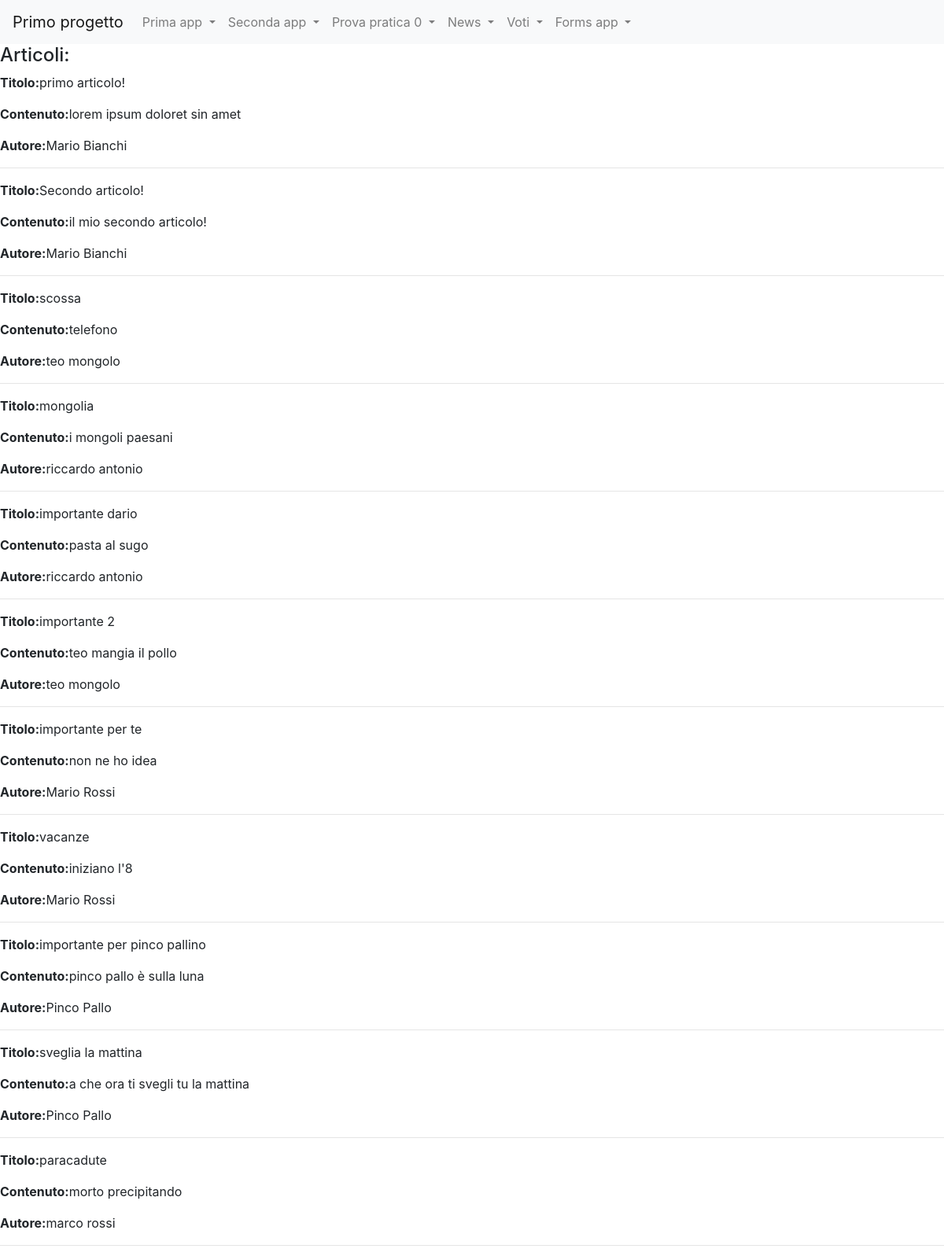
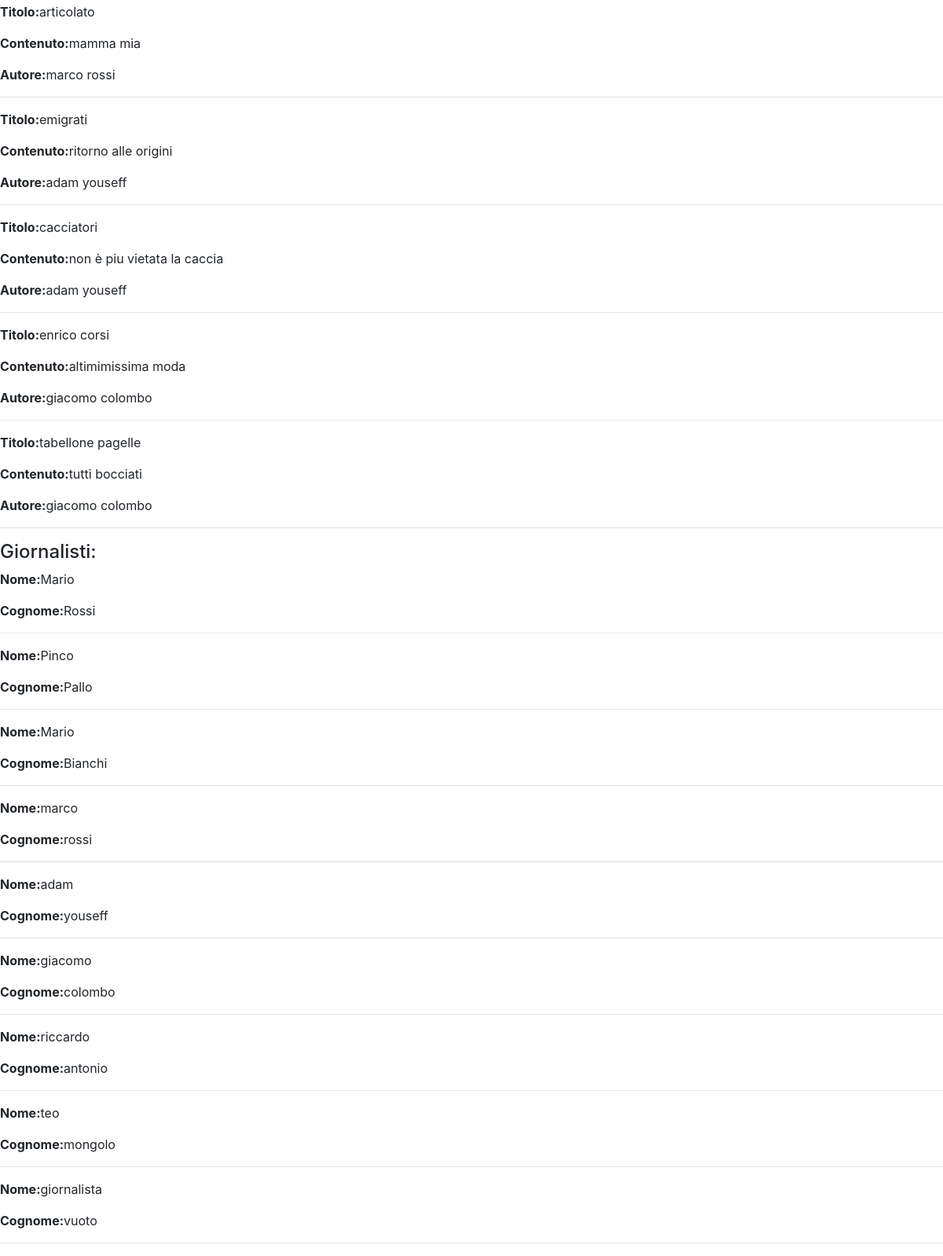
Screenshot of /news/home with the database file from the repository (2 pictures, top to bottom).
### news/models.py (models this page shows)
class Articolo(models.Model):
    titolo= models.CharField(max_length=100)
    contenuto= models.TextField()
    giornalista= models.ForeignKey(Giornalista, on_delete=models.CASCADE, related_name="articoli")
    data=models.DateField(blank=True)
    visualizzazioni=models.IntegerField(default=0,blank=True)
    def __str__(self):
        return self.titolo
    class Meta:
        verbose_name="Articolo"
        verbose_name_plural="Articoli"

class Giornalista(models.Model):
    nome= models.CharField(max_length=20)
    cognome= models.CharField(max_length=20)
    anno_di_nascita= models.DateField(blank=True)
    def __str__(self):
        return self.nome+" "+self.cognome
    class Meta:
        verbose_name="Giornalista"
        verbose_name_plural="Giornalisti"

### news/views.py (the view)
# urls.py: path('home',home,name="homepage"),
def home(request):
    articoli= Articolo.objects.all()
    giornalisti= Giornalista.objects.all()
    context={"articoli": articoli, "giornalisti": giornalisti}
    print (context)
    return render(request, "news/homepage.html", context)

### news/templates/news/homepage.html (shortened to what this page needs)
{% extends 'base.html' %}
{% block content %}
    <h4>Articoli:</h4>
    {% for articolo in articoli %}
        <p><strong>Titolo:</strong>{{articolo.titolo}}</p>
        <p><strong>Contenuto:</strong>{{articolo.contenuto}}</p>
        <p><strong>Autore:</strong>{{articolo.giornalista}}</p>
        <hr>
    {% endfor %}
    <h4>Giornalisti:</h4>
    {% for giornalista in giornalisti %}
        <p><strong>Nome:</strong>{{giornalista.nome}}</p>
        <p><strong>Cognome:</strong>{{giornalista.cognome}}</p>
        <hr>
     {% endfor %}
{% endblock content %}

### rows the page displays
Articolo: titolo "primo articolo!", contenuto "lorem ipsum doloret sin amet", giornalista "Mario Bianchi"
Articolo: titolo "Secondo articolo!", contenuto "il mio secondo articolo!", giornalista "Mario Bianchi"
Articolo: titolo "scossa", contenuto "telefono", giornalista "teo mongolo"
Articolo: titolo "mongolia", contenuto "i mongoli paesani", giornalista "riccardo antonio"
Articolo: titolo "importante dario", contenuto "pasta al sugo", giornalista "riccardo antonio"
Articolo: titolo "importante 2", contenuto "teo mangia il pollo", giornalista "teo mongolo"
Articolo: titolo "importante per te", contenuto "non ne ho idea", giornalista "Mario Rossi"
Articolo: titolo "vacanze", contenuto "iniziano l'8", giornalista "Mario Rossi"
Articolo: titolo "importante per pinco pallino", contenuto "pinco pallo è sulla luna", giornalista "Pinco Pallo"
Articolo: titolo "sveglia la mattina", contenuto "a che ora ti svegli tu la mattina", giornalista "Pinco Pallo"
Articolo: titolo "paracadute", contenuto "morto precipitando", giornalista "marco rossi"
Articolo: titolo "articolato", contenuto "mamma mia", giornalista "marco rossi"
Articolo: titolo "emigrati", contenuto "ritorno alle origini", giornalista "adam youseff"
Articolo: titolo "cacciatori", contenuto "non è piu vietata la caccia", giornalista "adam youseff"
Articolo: titolo "enrico corsi", contenuto "altimimissima moda", giornalista "giacomo colombo"
Articolo: titolo "tabellone pagelle", contenuto "tutti bocciati", giornalista "giacomo colombo"
Giornalista: nome "Mario", cognome "Rossi"
Giornalista: nome "Pinco", cognome "Pallo"
Giornalista: nome "Mario", cognome "Bianchi"
Giornalista: nome "marco", cognome "rossi"
Giornalista: nome "adam", cognome "youseff"
Giornalista: nome "giacomo", cognome "colombo"
Giornalista: nome "riccardo", cognome "antonio"
Giornalista: nome "teo", cognome "mongolo"
Giornalista: nome "giornalista", cognome "vuoto"
